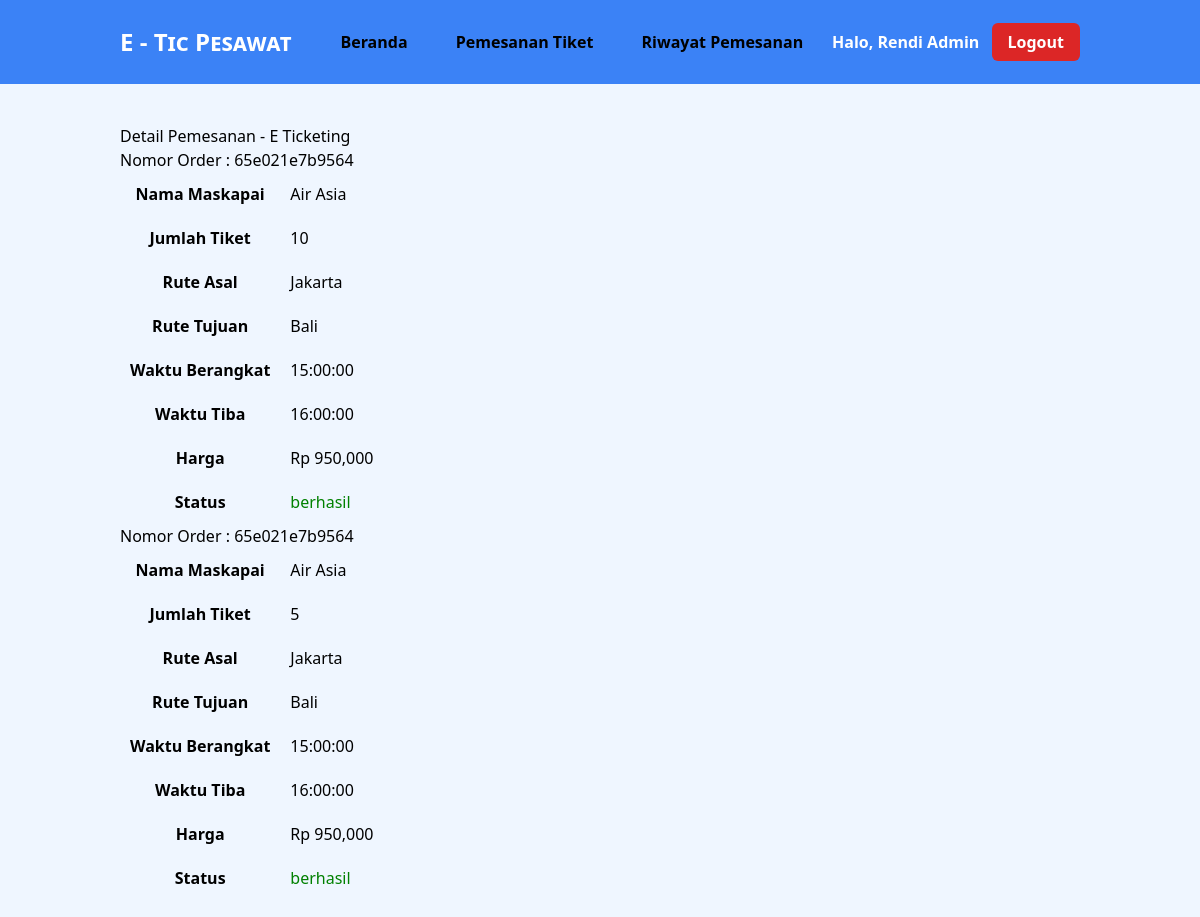
The page /detailHistory.php?id=65e021e7b9564 (signed in) on the database its author committed.
### tables this page shows
CREATE TABLE `order_detail` (
  `id_order_detail` int(11) NOT NULL,
  `id_user` int(11) NOT NULL,
  `id_penerbangan` int(11) NOT NULL,
  `id_order` varchar(20) NOT NULL,
  `jumlah_tiket` int(11) NOT NULL,
  `total_harga` int(11) NOT NULL
);

CREATE TABLE `order_tiket` (
  `id_order` varchar(20) NOT NULL,
  `tanggal_transaksi` date NOT NULL,
  `struk` varchar(100) NOT NULL,
  `status` enum('proses','berhasil','gagal') NOT NULL
);

CREATE TABLE `maskapai` (
  `id_maskapai` int(11) NOT NULL,
  `logo_maskapai` text DEFAULT NULL,
  `nama_maskapai` varchar(50) NOT NULL,
  `kapasitas` int(11) NOT NULL
);

CREATE TABLE `rute` (
  `id_rute` int(11) NOT NULL,
  `id_maskapai` int(11) NOT NULL,
  `rute_asal` varchar(100) NOT NULL,
  `rute_tujuan` varchar(100) NOT NULL,
  `tanggal_pergi` date NOT NULL
);

CREATE TABLE `jadwal_penerbangan` (
  `id_jadwal` int(11) NOT NULL,
  `id_rute` int(11) NOT NULL,
  `waktu_berangkat` time NOT NULL,
  `waktu_tiba` time NOT NULL,
  `harga` int(11) NOT NULL,
  `kapasitas_kursi` int(50) NOT NULL
);

### detailHistory.php (the view, shortened to what this page needs)
<?php require 'layouts/navbar.php'; ?>
<?php
$id_order = $_GET['id'];
$detailTiket = mysqli_query($conn, "SELECT * FROM order_detail
INNER JOIN order_tiket ON order_detail.id_order = order_tiket.id_order
INNER JOIN user ON order_detail.id_user = user.id_user
INNER JOIN jadwal_penerbangan ON order_detail.id_penerbangan = jadwal_penerbangan.id_jadwal
INNER JOIN rute ON rute.id_rute = jadwal_penerbangan.id_rute
INNER JOIN maskapai ON maskapai.id_maskapai = rute.id_maskapai
WHERE order_detail.id_order = '$id_order'");
?>
<div class="list-tiket-pesawat mt-5">
    <h1>Detail Pemesanan - E Ticketing</h1>
    <?php foreach ($detailTiket as $data) : ?>
        <h4>Nomor Order : <?= $data["id_order"]; ?></h4>
        <table border="1" cellpadding="10" cellspacing="0">
            <tr>
                <th>Nama Maskapai</th>
                <td><?= $data["nama_maskapai"]; ?></td>
            </tr>
            <tr>
                <th>Jumlah Tiket</th>
                <td><?= $data["jumlah_tiket"]; ?></td>
            </tr>
            <tr>
                <th>Rute Asal</th>
                <td><?= $data["rute_asal"]; ?></td>
            </tr>
            <tr>
                <th>Rute Tujuan</th>
                <td><?= $data["rute_tujuan"]; ?></td>
            </tr>
            <tr>
                <th>Waktu Berangkat</th>
                <td><?= $data["waktu_berangkat"]; ?></td>
            </tr>
            <tr>
                <th>Waktu Tiba</th>
                <td><?= $data["waktu_tiba"]; ?></td>
            </tr>
            <tr>
                <th>Harga</th>
                <td>Rp <?= number_format($data["harga"]); ?></td>
            </tr>
            <tr>
                <th>Status</th>
                <?php
                if($data["status"] == "proses"){
                    ?>
                    <td style="color: blue; text-decoration: none;"><?= $data["status"]; ?></td>
                    <?php
                } else if($data["status"] == "berhasil"){
                    ?>
                    <td style="color: green; text-decoration: none;"><?= $data["status"]; ?></td>
                    <?php
                } else if($data["status"] == "gagal"){
                    ?>
                    <td style="color: red; text-decoration: none;"><?= $data["status"]; ?></td>
                    <?php
                }
            ?>
            </tr>
        </table>
    <?php endforeach; ?>
</div>

### style/style.css (style rules this page uses)
.list-tiket-pesawat { padding: 20px 120px; }

### rows shown on the page
order_detail: id_order.id_order "65e021e7b9564", maskapai.nama_maskapai "Air Asia", jumlah_tiket "10", rute.rute_asal "Jakarta", rute.rute_tujuan "Bali", id_penerbangan.waktu_berangkat "15:00:00", id_penerbangan.waktu_tiba "16:00:00", id_penerbangan.harga "950,000", id_order.status "berhasil"
order_detail: id_order.id_order "65e021e7b9564", maskapai.nama_maskapai "Air Asia", jumlah_tiket "5", rute.rute_asal "Jakarta", rute.rute_tujuan "Bali", id_penerbangan.waktu_berangkat "15:00:00", id_penerbangan.waktu_tiba "16:00:00", id_penerbangan.harga "950,000", id_order.status "berhasil"

### other values the page prints
$_SESSION["nama_lengkap"] "Rendi Admin"
